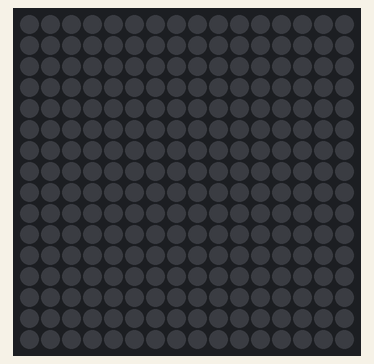
Bench run of a program on a simulated Raspberry Pi (BCM pin numbers) with a Unicorn HAT HD. Shown: 16×16 RGB LED matrix. Dim RGB values are drawn brighter than linear.

Above: at 0.1 s.
At 3.11 s:
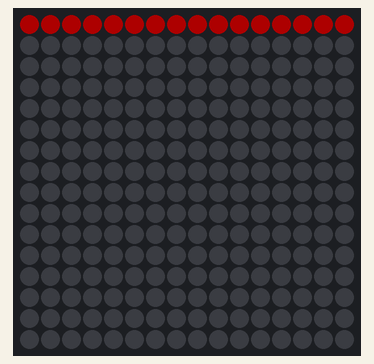
At 3.74 s:
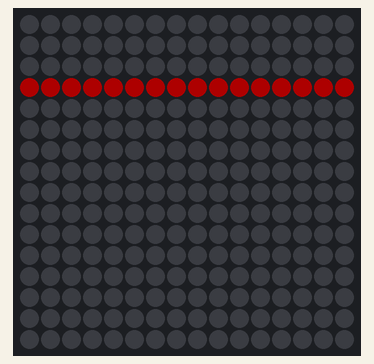
At 4.58 s:
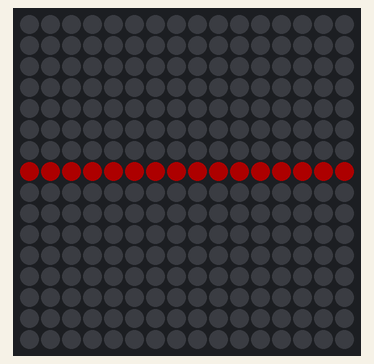
At 5.21 s:
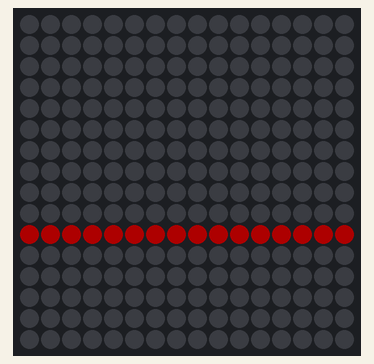
At 6.0 s:
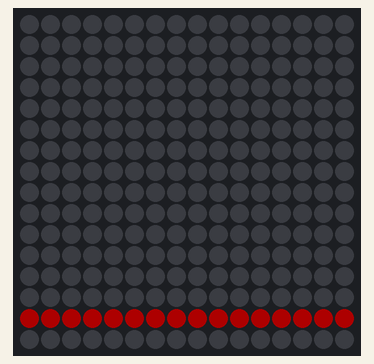

The program:

Int2.py
```python
import unicornhathd as uch
import time

red_g = (255,0,0)
black_g = (0,0,0)


uch.brightness(0.2)
(width_g,height_g) = uch.get_shape()
height_g = height_g - 1
width_g = width_g - 1
ymax_g = height_g
x_g = 0
x1_g = 1
x2_g = 2
x3_g = 3
x4_g = 4
x5_g = 5
x6_g = 6
x7_g = 7
x8_g = 8
x9_g = 9
x10_g = 10
x11_g = 11
x12_g = 12
x13_g = 13
x14_g = 14
x15_g = 15


while True:
    for y_g in range(0,ymax_g,1):
        uch.set_pixel(x_g, y_g,*red_g)
        uch.set_pixel(x1_g, y_g,*red_g)
        uch.set_pixel(x2_g, y_g,*red_g)
        uch.set_pixel(x3_g, y_g,*red_g)
        uch.set_pixel(x4_g, y_g,*red_g)
        uch.set_pixel(x5_g, y_g,*red_g)
        uch.set_pixel(x6_g, y_g,*red_g)
        uch.set_pixel(x7_g, y_g,*red_g)
        uch.set_pixel(x8_g, y_g,*red_g)
        uch.set_pixel(x9_g, y_g,*red_g)
        uch.set_pixel(x10_g, y_g,*red_g)
        uch.set_pixel(x11_g, y_g,*red_g)
        uch.set_pixel(x12_g, y_g,*red_g)
        uch.set_pixel(x13_g, y_g,*red_g)
        uch.set_pixel(x14_g, y_g,*red_g)
        uch.set_pixel(x15_g, y_g,*red_g)
        time.sleep(0.1)

        uch.set_pixel(x_g,y_g,*black_g)
        uch.set_pixel(x1_g, y_g,*black_g)
        uch.set_pixel(x2_g, y_g,*black_g)
        uch.set_pixel(x3_g, y_g,*black_g)
        uch.set_pixel(x4_g, y_g,*black_g)
        uch.set_pixel(x5_g, y_g,*black_g)
        uch.set_pixel(x6_g, y_g,*black_g)
        uch.set_pixel(x7_g, y_g,*black_g)
        uch.set_pixel(x8_g, y_g,*black_g)
        uch.set_pixel(x9_g, y_g,*black_g)
        uch.set_pixel(x10_g, y_g,*black_g)
        uch.set_pixel(x11_g, y_g,*black_g)
        uch.set_pixel(x12_g, y_g,*black_g)
        uch.set_pixel(x13_g, y_g,*black_g)
        uch.set_pixel(x14_g, y_g,*black_g)
        uch.set_pixel(x15_g, y_g,*black_g)
        time.sleep(0.1)

    for y_g in range(ymax_g,0,-1):
        uch.set_pixel(x_g,y_g,*red_g)
        uch.set_pixel(x1_g, y_g,*red_g)
        uch.set_pixel(x2_g, y_g,*red_g)
        uch.set_pixel(x3_g, y_g,*red_g)
        uch.set_pixel(x4_g, y_g,*red_g)
        uch.set_pixel(x5_g, y_g,*red_g)
        uch.set_pixel(x6_g, y_g,*red_g)
        uch.set_pixel(x7_g, y_g,*red_g)
        uch.set_pixel(x8_g, y_g,*red_g)
        uch.set_pixel(x9_g, y_g,*red_g)
        uch.set_pixel(x10_g, y_g,*red_g)
        uch.set_pixel(x11_g, y_g,*red_g)
        uch.set_pixel(x12_g, y_g,*red_g)
        uch.set_pixel(x13_g, y_g,*red_g)
        uch.set_pixel(x14_g, y_g,*red_g)
        uch.set_pixel(x15_g, y_g,*red_g)
        uch.show()
        time.sleep(0.1)

        uch.set_pixel(x_g,y_g,*black_g)
        uch.set_pixel(x1_g, y_g,*black_g)
        uch.set_pixel(x2_g, y_g,*black_g)
        uch.set_pixel(x3_g, y_g,*black_g)
        uch.set_pixel(x4_g, y_g,*black_g)
        uch.set_pixel(x5_g, y_g,*black_g)
        uch.set_pixel(x6_g, y_g,*black_g)
        uch.set_pixel(x7_g, y_g,*black_g)
        uch.set_pixel(x8_g, y_g,*black_g)
        uch.set_pixel(x9_g, y_g,*black_g)
        uch.set_pixel(x10_g, y_g,*black_g)
        uch.set_pixel(x11_g, y_g,*black_g)
        uch.set_pixel(x12_g, y_g,*black_g)
        uch.set_pixel(x13_g, y_g,*black_g)
        uch.set_pixel(x14_g, y_g,*black_g)
        uch.set_pixel(x15_g, y_g,*black_g)
        time.sleep(0.1)
```

Measured:
- by itself, everything shown: repeats every 6.1 s, in 15 steps
- what the display in image 5 shows lasts 3.2 s, from 5.9 s to 9.1 s
